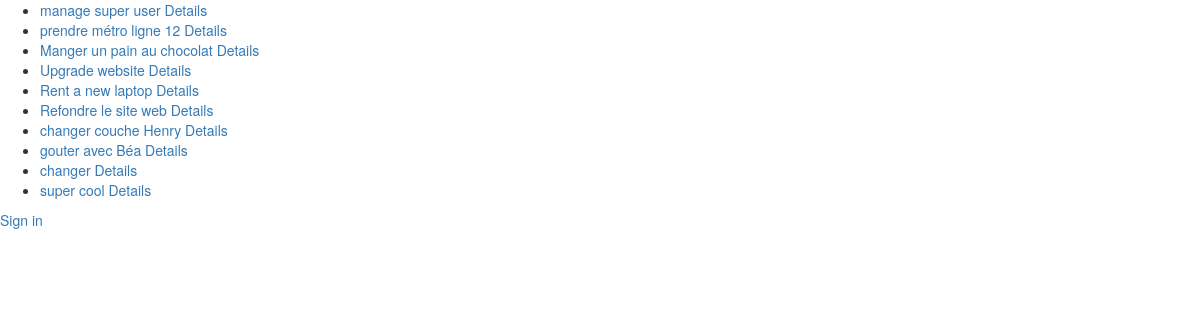
Screenshot of /modal/ (signed in) with the database file from the repository.
### core/models.py (models this page shows, shortened)
class Entry(models.Model):
	user = models.ForeignKey(User)
	name = models.CharField(max_length=50)
	data = models.CharField(max_length=200, blank=True)
	order = models.IntegerField(default=1000)
	duedate = models.DateField(null=True, blank=True)
	done = models.IntegerField(default=0) # 0 = to do / 1 = completed
	impediment = models.IntegerField(default=0) # 0 = No / 1 = Yes
	assignees = models.ManyToManyField(User, related_name='assignees',blank=True)
	created_at = models.DateTimeField(auto_now_add=True)
	class Meta:
		ordering = ['order']
		verbose_name_plural = "entries"
	def __str__(self):
		return str(self.name)
	def update_modal_entry_url(self):
		return reverse (viewname="entrymodal", args=[self.id])

### core/views.py (the view)
# urls.py: url(r'^modal/$', coreviews.ModalView.as_view()),
class ModalView(ListView):
	model = coremodels.Entry
	template_name = "v2/modal/list.html"
	def get_queryset(self):
		return coremodels.Entry.objects.filter(user=self.request.user).order_by('order')

### templates/v2/modal/list.html (shortened to what this page needs)
<html>
{% load widget_tweaks %}
<head>
<link rel="stylesheet" href="http://code.jquery.com/mobile/1.4.5/jquery.mobile-1.4.5.min.css" />
<link rel="stylesheet" href="https://maxcdn.bootstrapcdn.com/bootstrap/3.3.6/css/bootstrap.min.css">
<link rel="stylesheet" href="https://maxcdn.bootstrapcdn.com/bootstrap/3.3.6/css/bootstrap-theme.min.css">
</head>
<body>
<div data-role="page" class="jqm-demos" data-quicklinks="true">
<ul data-role="listview" data-filter="true"  data-split-icon="gear" data-split-theme="a" data-filter-placeholder="Search an action ..." data-inset="true">
    {% for objects in object_list %}
      <li data-chris="{{ objects.update_modal_entry_url }}" id="entry_{{ objects.id }}" class="ui-state-default">
        <a data-ajax="false">{{ objects }}</a>
<a href="#details" data-rel="popup" data-position-to="window" data-transition="pop">Details</a>
      </li>
    {% endfor %}
</ul>
<a href="#popupLogin" data-rel="popup" data-position-to="window" class="ui-btn ui-corner-all ui-shadow ui-btn-inline ui-icon-check ui-btn-icon-left ui-btn-a" data-transition="pop">Sign in</a>
</div>
</body>
</html>

### rows the page displays
Entry: name "manage super user"
Entry: name "prendre métro ligne 12"
Entry: name "Manger un pain au chocolat"
Entry: name "Upgrade website"
Entry: name "Rent a new laptop"
Entry: name "Refondre le site web"
Entry: name "changer couche Henry"
Entry: name "gouter avec Béa"
Entry: name "changer"
Entry: name "super cool"
